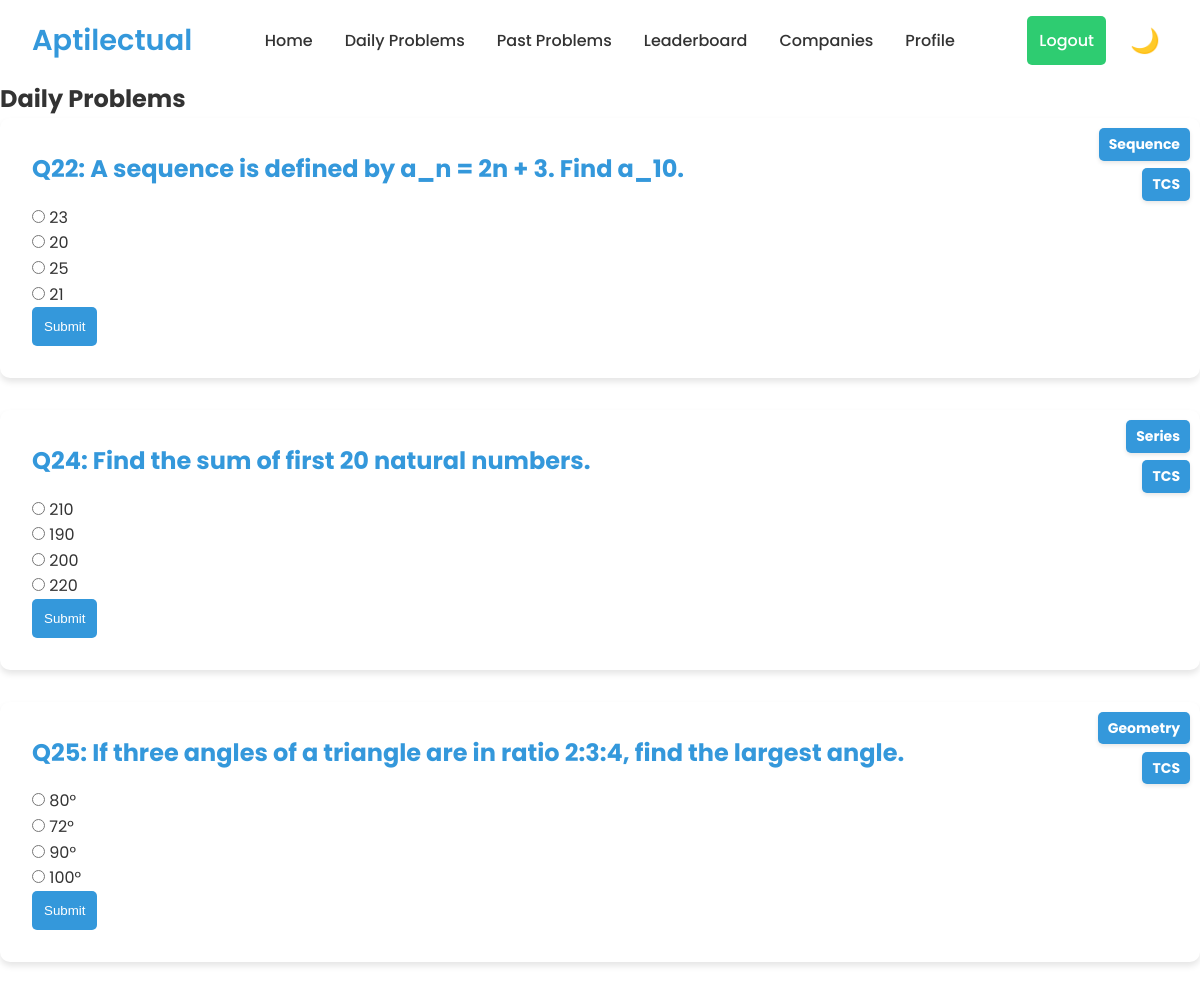
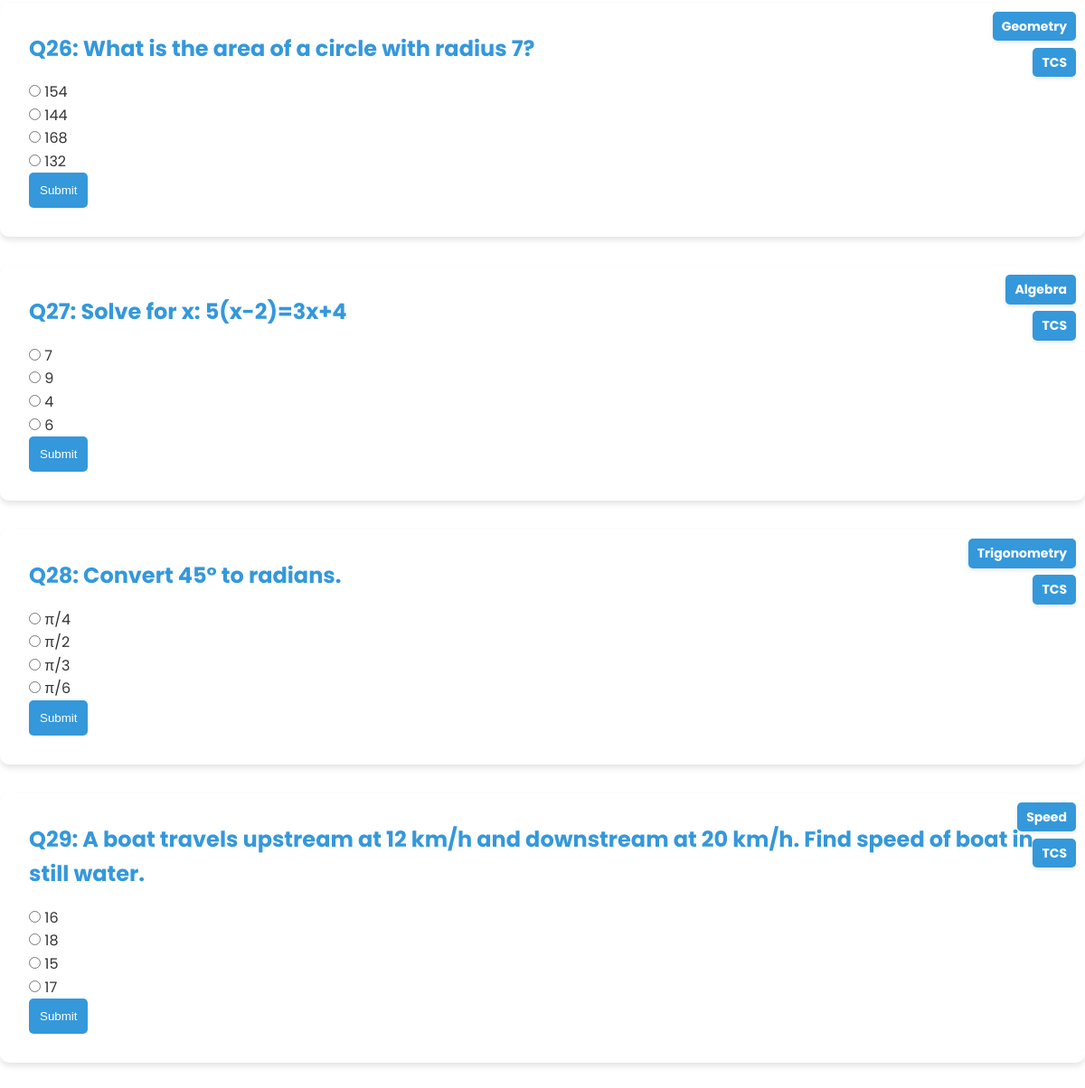
Screenshot of /dailyprobblems/ (signed in) with the database file from the repository (2 pictures, top to bottom).
### aptitude/models.py (models this page shows, shortened)
class Problem(models.Model):
    id = models.AutoField(primary_key=True)  # Explicitly define the id field
    question = models.TextField(null=True, blank=True)
    option1 = models.CharField(max_length=255, null=True, blank=True)
    option2 = models.CharField(max_length=255, null=True, blank=True)
    option3 = models.CharField(max_length=255, null=True, blank=True)
    option4 = models.CharField(max_length=255, null=True, blank=True)
    correct_option = models.PositiveSmallIntegerField(
        validators=[MinValueValidator(1), MaxValueValidator(4)],
        null=True,
        blank=True
    )
    is_active = models.BooleanField(default=True, null=True, blank=True)
    done = models.BooleanField(default=False, null=True, blank=True)
    answerurl = models.URLField(null=True, blank=True)
    companyname = models.CharField(max_length=255, null=True, blank=True)
    type = models.CharField(max_length=255, null=True, blank=True)
    test_id = models.IntegerField(null=True, blank=True)
    questionimage = models.URLField(null=True, blank=True)

### aptitude/views.py (the view, shortened to what this page needs)
# urls.py: path('dailyprobblems/', views.dailyprobblems, name='dailyprobblems'),
@login_required
def dailyprobblems(request):
    try:
        now = timezone.localtime()
        today = now.date()
        start_time = now.replace(hour=0, minute=0, second=0, microsecond=0)
        end_time   = now.replace(hour=23, minute=59, second=0, microsecond=0)
        if not (start_time <= now <= end_time):
            return render(request, 'dailyprobblems.html', {
                'message': 'Problems will be available from 12:00 AM to 11:59 PM.'
            })
        problems = Problem.objects.filter(is_active=True, done=False)
        attempted_problems = set(
            UserAnswer.objects
                      .filter(user=request.user)
                      .values_list('problem', flat=True)
        )
        if not problems.exists():
            return render(request, 'dailyprobblems.html', {
                'message': 'No problems available today.'
            })
        return render(request, 'dailyprobblems.html', {
            'problems': problems,
            'attempted_problems': attempted_problems
        })
    except Exception as e:
        import traceback
        print(f"An error occurred: {e}")
        traceback.print_exc()
        return JsonResponse({
            'status': 'error',
            'message': 'An unexpected error occurred.'
        }, status=500)

### aptitude/templates/dailyprobblems.html (shortened to what this page needs)
<!DOCTYPE html>
<html lang="en">
<head>
</head>
<body>
    <header>
        <nav>
            <div class="logo">Aptilectual</div>
            <div class="nav-container">
                <ul class="nav-links">
                    <li><a href="{% url 'home' %}">Home</a></li>
                    <li><a href="{% url 'dailyprobblems' %}">Daily Problems</a></li>
                    <li><a href="{% url 'past_problems' %}">Past Problems</a></li>
                    <li><a href="{% url 'daily_leaderboard' %}">Leaderboard</a></li>
                    <li><a href="{% url 'companywise' %}">Companies</a></li>
                    <li><a href="{% url 'profile' %}">Profile</a></li>
                </ul>
            </div>
            <div class="desktop-controls">
                <div class="auth-buttons">
                    {% if user.is_authenticated %}
                        <form method="POST" action="{% url 'logout' %}" style="display:inline;">
                            <button type="submit" class="btn btn-secondary">Logout</button>
                        </form>
                    {% else %}
                        <a href="{% url 'login' %}" id="loginBtn" class="btn btn-primary">Login</a>
                        <a href="{% url 'signup' %}" id="registerBtn" class="btn btn-secondary">Register</a>
                    {% endif %}
                </div>
                <button id="themeToggle" class="theme-toggle"></button>
            </div>
        </nav>
    </header>
    <main>
        <section class="form-container">
            <h1>Daily Problems</h1>
            {% if message %}
                <p>{{ message }}</p>
            {% elif problems %}
                {% for problem in problems %}
                    <div class="problem-container {% if problem.id in attempted_problems %}hidden{% endif %}" id="problem-{{ problem.id }}">
                        <div class="problem-type">{{ problem.type }}</div>
                        <div class="problem-name">{{ problem.companyname }}</div>
                        <h2>Q{{ forloop.counter }}: {{ problem.question|safe }}</h2>
                        {% if problem.id in attempted_problems %}
                            <p>You have already attempted this question.</p>
                        {% else %}
                            <form id="problem-form-{{ problem.id }}" action="{% url 'dailyprobblems' %}" method="post">
                                <div class="form-group">
                                    <label>
                                        <input type="radio" name="selected_option" value="1" required>
                                        {{ problem.option1 }}
                                    </label><br>
                                    <label>
                                        <input type="radio" name="selected_option" value="2" required>
                                        {{ problem.option2 }}
                                    </label><br>
                                    <label>
                                        <input type="radio" name="selected_option" value="3" required>
                                        {{ problem.option3 }}
                                    </label><br>
                                    <label>
                                        <input type="radio" name="selected_option" value="4" required>
                                        {{ problem.option4 }}
                                    </label><br>
                                </div>
                                <div class="form-actions">
                                    <button type="submit" class="submit-btn">Submit</button>
                                </div>
                            </form>
                        {% endif %}
                    </div>
                {% endfor %}
            {% else %}
                <p>No problems available today.</p>
            {% endif %}
        </section>
    </main>
</body>
</html>

### aptitude/templates/dailyprobblems.html (style rules this page uses)
:root { --bg-color: #faf5f5; --text-color: #333333; --primary-color: #3498db; --secondary-color: #2ecc71; --accent-color: #e74c3c; --card-bg: #ffffff; --border-color: #e0e0e0; --nav-bg: #ffffff; --mobile-menu-bg: #ffffff; }
body.light-theme { --bg-color: #ffffff; --text-color: #333333; --card-bg: #ffffff; --border-color: #e0e0e0; --nav-bg: #ffffff; --mobile-menu-bg: #ffffff; }
* { margin: 0; padding: 0; box-sizing: border-box; }
body { font-family: 'Poppins', sans-serif; background-color: var(--bg-color); color: var(--text-color); line-height: 1.6; transition: background-color 0.3s, color 0.3s; }
header { background-color: var(--nav-bg); padding: 1rem 2rem; position: fixed; width: 100%; top: 0; z-index: 1000; transition: background-color 0.3s; }
nav { max-width: 1400px; margin: 0 auto; display: flex; justify-content: space-between; align-items: center; }
.logo { font-size: 1.8rem; font-weight: 600; color: var(--primary-color); text-decoration: none; }
.nav-container { display: flex; align-items: center; justify-content: center; flex-grow: 1; margin: 0 2rem; }
.nav-links { display: flex; list-style-type: none; gap: 2rem; margin: 0; padding: 0; }
.nav-links li a { color: var(--text-color); text-decoration: none; font-weight: 500; font-size: 1rem; transition: color 0.3s; }
.desktop-controls { display: flex; align-items: center; gap: 1rem; }
.auth-buttons { display: flex; gap: 1rem; }
.btn { font-family: 'Poppins', sans-serif; font-weight: 500; padding: 0.75rem; border: none; border-radius: 5px; cursor: pointer; transition: transform 0.2s, background-color 0.3s; font-size: 1rem; width: 100%; text-align: center; }
.btn-secondary { background-color: var(--secondary-color); color: #ffffff; }
.theme-toggle { background: none; border: none; font-size: 1.5rem; cursor: pointer; transition: transform 0.3s; padding: 0.5rem; display: flex; align-items: center; justify-content: center; color: var(--text-color); }
main { padding-top: 5rem; }
.problem-container { background-color: var(--card-bg); padding: 2rem; border-radius: 10px; box-shadow: 0 4px 6px rgba(0, 0, 0, 0.1); margin-bottom: 2rem; position: relative; }
.problem-container h2 { color: var(--primary-color); margin-bottom: 1rem; }
.problem-container .submit-btn { background-color: var(--primary-color); color: #ffffff; border: none; padding: 0.75rem; border-radius: 5px; cursor: pointer; transition: background-color 0.3s; }
.problem-type { position: absolute; top: 10px; right: 10px; background-color: var(--primary-color); color: #ffffff; padding: 5px 10px; border-radius: 5px; font-size: 14px; font-weight: bold; box-shadow: 0 2px 4px rgba(0, 0, 0, 0.1); }
.problem-name { position: absolute; top: 50px; right: 10px; background-color: var(--primary-color); color: #ffffff; padding: 5px 10px; border-radius: 5px; font-size: 14px; font-weight: bold; box-shadow: 0 2px 4px rgba(0, 0, 0, 0.1); }

### rows the page displays
Problem: type "Sequence", companyname "TCS", question "A sequence is defined by a_n = 2n + 3. Find a_10.", option1 "23", option2 "20", option3 "25", option4 "21"
Problem: type "Series", companyname "TCS", question "Find the sum of first 20 natural numbers.", option1 "210", option2 "190", option3 "200", option4 "220"
Problem: type "Geometry", companyname "TCS", question "If three angles of a triangle are in ratio 2:3:4, find the largest angle.", option1 "80°", option2 "72°", option3 "90°", option4 "100°"
Problem: type "Geometry", companyname "TCS", question "What is the area of a circle with radius 7?", option1 "154", option2 "144", option3 "168", option4 "132"
Problem: type "Algebra", companyname "TCS", question "Solve for x: 5(x-2)=3x+4", option1 "7", option2 "9", option3 "4", option4 "6"
Problem: type "Trigonometry", companyname "TCS", question "Convert 45° to radians.", option1 "π/4", option2 "π/2", option3 "π/3", option4 "π/6"
Problem: type "Speed", companyname "TCS", question "A boat travels upstream at 12 km/h and downstream at 20 km/h. Find speed of boat in still water.", option1 "16", option2 "18", option3 "15", option4 "17"
